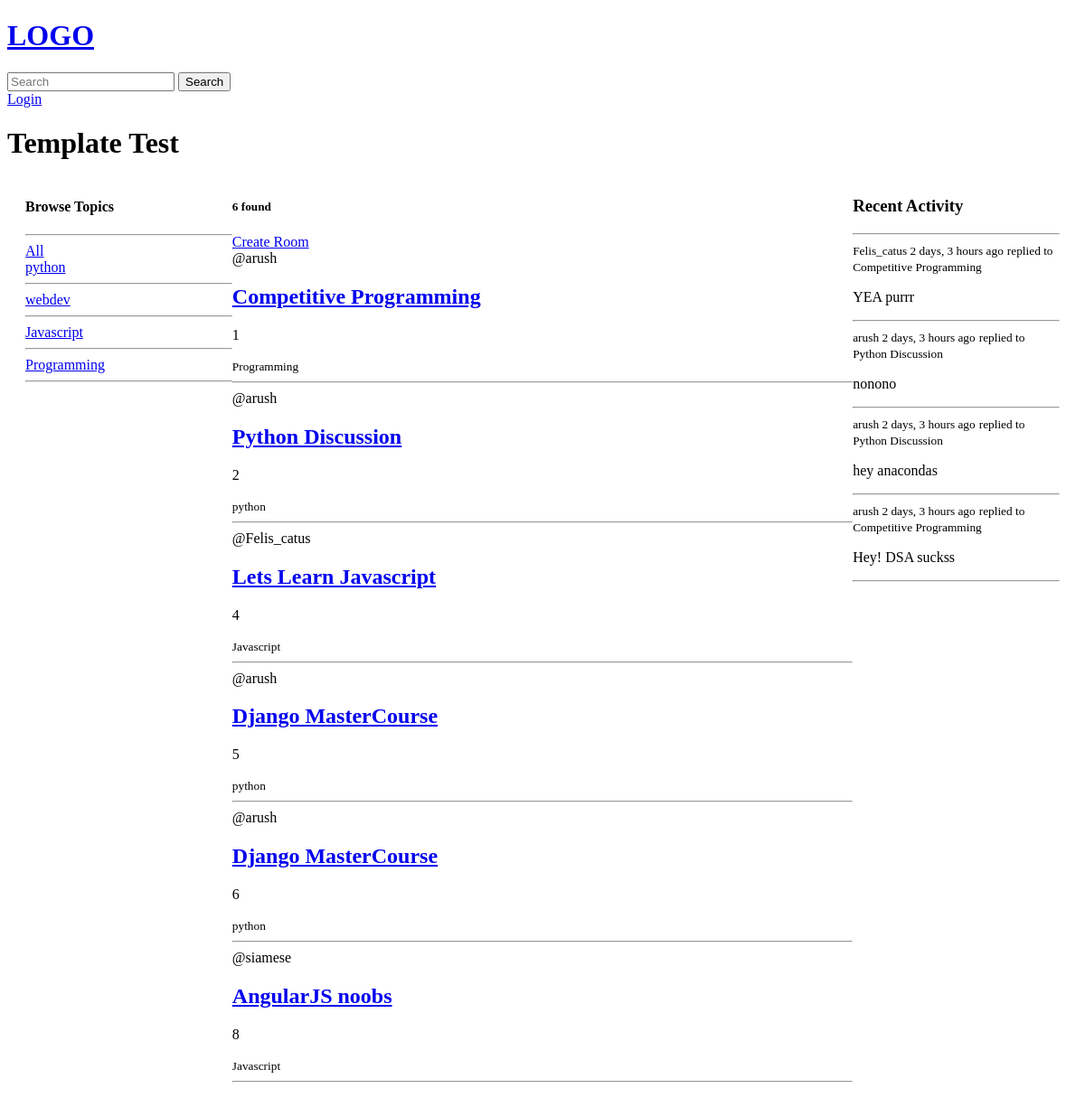
Before: / with the older database file.
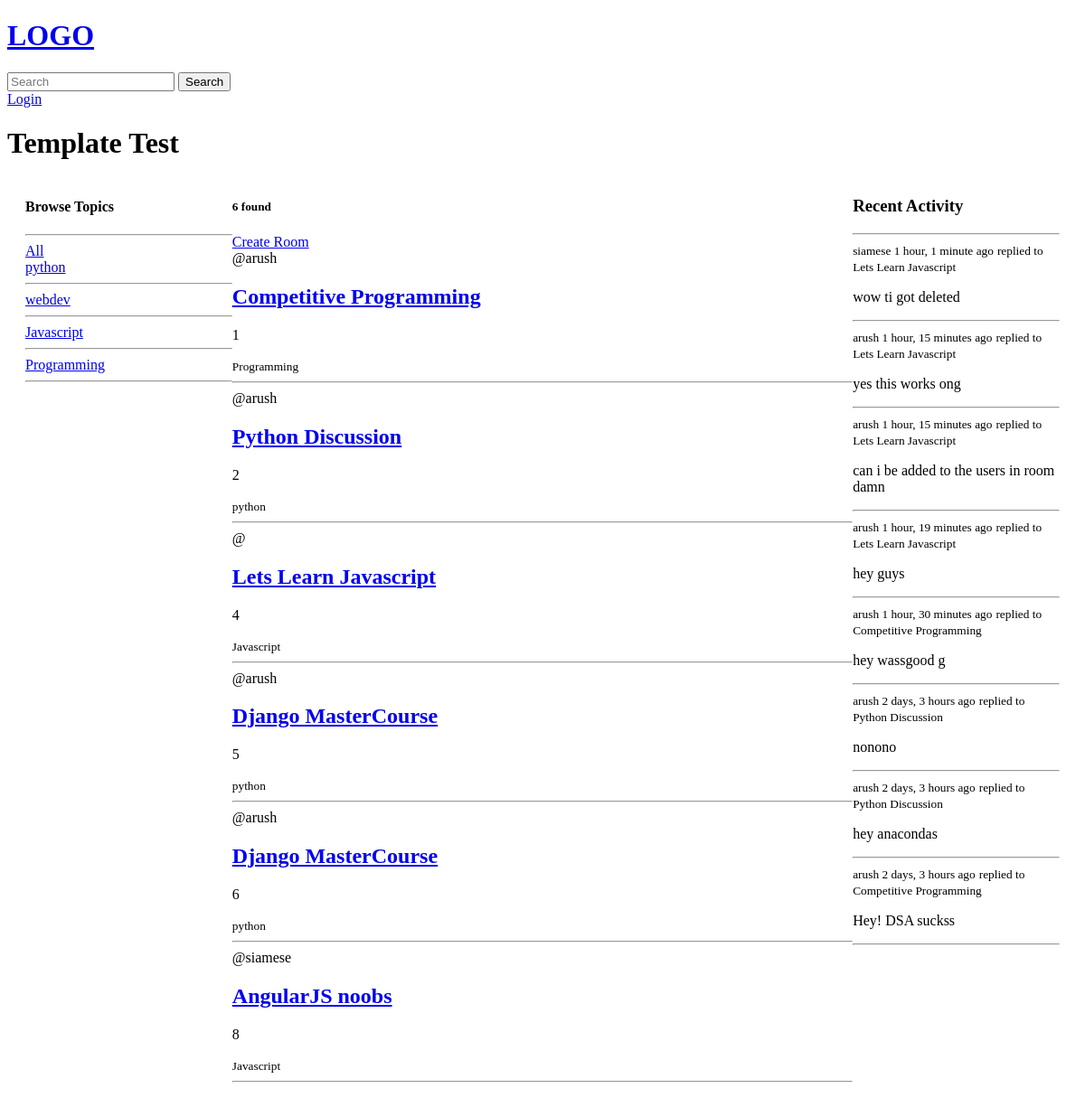
After: the same page with the newer database file.
### base/models.py (models this page shows, shortened)
class Topic(models.Model):
    name = models.CharField(max_length=200)

class Room(models.Model):
    host = models.ForeignKey(User, on_delete=models.SET_NULL, null=True)
    topic = models.ForeignKey(Topic, on_delete=models.SET_NULL, null=True)
    name = models.CharField(max_length=200)
    description = models.TextField(null=True, blank=True)
    participants = models.ManyToManyField(User, related_name='participants', blank=True)
    updated = models.DateTimeField(auto_now =True)
    created = models.DateTimeField(auto_now_add=True)
    def __str__(self):
        return self.name

class Message(models.Model):
    user = models.ForeignKey(User, on_delete=models.CASCADE)
    room = models.ForeignKey(Room, on_delete=models.CASCADE)
    body = models.TextField()
    updated = models.DateTimeField(auto_now =True)
    created = models.DateTimeField(auto_now_add=True)

### base/views.py (the view)
# urls.py: path('', views.home, name = 'home'),
def home(request):
    q= request.GET.get('q') if request.GET.get('q') != None else ''
    rooms = Room.objects.filter(Q(topic__name__icontains=q)|
                                Q(name__icontains=q) |
                                Q(description__icontains=q)
                                )
    topics = Topic.objects.all()
    room_count = rooms.count()
    room_messages_raw = Message.objects.filter(Q(room__topic__name__icontains=q))
    room_messages = room_messages_raw.order_by('-created')
    context = {'rooms': rooms, 'topics': topics, 'room_count': room_count, 'room_messages': room_messages}
    return render(request, 'base/home.html',context )

### base/templates/base/home.html (shortened to what this page needs)
{% extends "main.html" %} {% block content %}
<h1>Template Test</h1>
<div class="home-container">
  <div>
    <h4>Browse Topics</h4>
    <hr />
    <div>
      <a href="{% url 'home' %}">All</a>
    </div>
    <div>
      {% for topic in topics %}
      <a href="{% url 'home' %}?q={{ topic.name }}">
        {{ topic.name }}
        <hr
      /></a>
      {% endfor %}
    </div>
  </div>
  <div>
    <h5>{{room_count}} found</h5>
    <a href="{% url 'create_room' %}">Create Room</a>
    <div>
      {% for room in rooms %}
      <div>
        <span> @{{ room.host.username }} </span>
        <a href="{% url 'room' room.id %}">
          <h2>{{ room.name }}</h2>
        </a>
        <p>{{ room.id }}</p>
        <small>{{ room.topic.name }}</small>
        <hr />
      </div>
      {% endfor %}
    </div>
  </div>
  <div>
    <h3>Recent Activity</h3>
    <hr />
    {% for message in room_messages%}
    <div>
      <small>{{ message.user}} {{message.created|timesince}} ago</small>
      <small>replied to {{ message.room}}</small>
      <p>{{ message.body }}</p>
      <hr />
    </div>
    {% endfor %}
  </div>
</div>
{% endblock content %}

### templates/main.html (shortened to what this page needs)
<!DOCTYPE html>
<html lang="en">
  <head>
  </head>
  <body>
    {% include 'navbar.html' %}  {%block content%} {%endblock%}
  </body>
</html>

### templates/navbar.html
<a href="/">
  <h1>LOGO</h1>
</a>
<form method="GET" action="{% url 'home' %}">
  <input type="text" name="q" placeholder="Search" />
  <button type="submit">Search</button>
</form>
{% if request.user.is_authenticated%}
<p>HEllo {{ request.user }}</p>
<a href="{% url 'logout'%}">Logout</a>
{% else %}
<a href="{% url 'login' %}">Login</a>
{% endif %}

### base/templates/base/home.html (style rules this page uses)
.home-container { display: grid; grid-template-columns: 1fr 3fr 1fr; margin: 20px; }

Changed rows visible on the page:
removed Message: user "Felis_catus", created "2 days, 3 hours", room "Competitive Programming", body "YEA purrr"
changed Room "Lets Learn Javascript": host.username "Felis_catus" → (not shown)
added Message: user "siamese", created "1 hour, 1 minute", room "Lets Learn Javascript", body "wow ti got deleted"
added Message: user "arush", created "1 hour, 15 minutes", room "Lets Learn Javascript", body "yes this works ong"
added Message: user "arush", created "1 hour, 15 minutes", room "Lets Learn Javascript", body "can i be added to the users in room damn"
added Message: user "arush", created "1 hour, 19 minutes", room "Lets Learn Javascript", body "hey guys"
added Message: user "arush", created "1 hour, 30 minutes", room "Competitive Programming", body "hey wassgood g"
